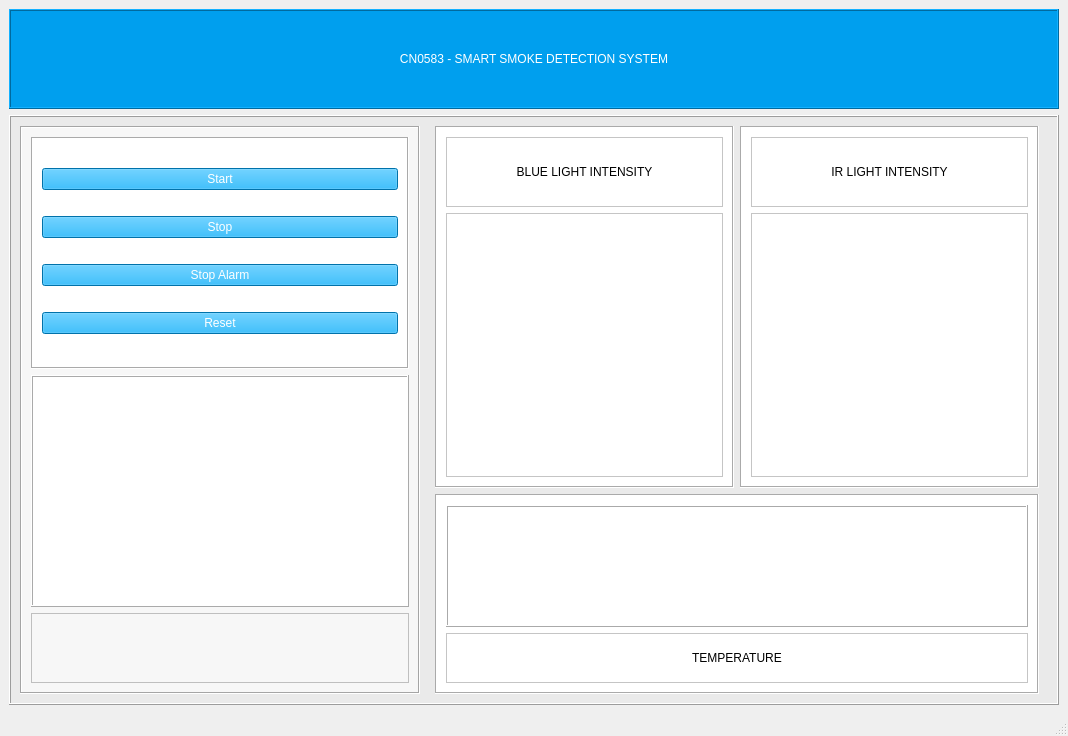
<?xml version="1.0" encoding="UTF-8"?>
<ui version="4.0">
 <class>MainWindow</class>
 <widget class="QMainWindow" name="MainWindow">
  <property name="geometry">
   <rect>
    <x>0</x>
    <y>0</y>
    <width>1068</width>
    <height>736</height>
   </rect>
  </property>
  <property name="windowTitle">
   <string>MainWindow</string>
  </property>
  <widget class="QWidget" name="mainwindowtitle">
   <layout class="QVBoxLayout" name="verticalLayout">
    <item>
     <widget class="QFrame" name="titleframe">
      <property name="maximumSize">
       <size>
        <width>16777215</width>
        <height>100</height>
       </size>
      </property>
      <property name="styleSheet">
       <string notr="true">background-color: rgb(0, 159, 238);</string>
      </property>
      <property name="frameShape">
       <enum>QFrame::Shape::Box</enum>
      </property>
      <property name="frameShadow">
       <enum>QFrame::Shadow::Raised</enum>
      </property>
      <layout class="QVBoxLayout" name="verticalLayout_2">
       <item>
        <widget class="QLabel" name="title">
         <property name="styleSheet">
          <string notr="true">font: 600 40pt &quot;Barlow Condensed SemiBold&quot;;
color: rgb(255, 255, 255);</string>
         </property>
         <property name="text">
          <string>CN0583 - SMART SMOKE DETECTION SYSTEM</string>
         </property>
         <property name="alignment">
          <set>Qt::AlignmentFlag::AlignCenter</set>
         </property>
        </widget>
       </item>
      </layout>
     </widget>
    </item>
    <item>
     <widget class="QFrame" name="bgframe">
      <property name="styleSheet">
       <string notr="true">background-color: rgb(234, 234, 234);</string>
      </property>
      <property name="frameShape">
       <enum>QFrame::Shape::Box</enum>
      </property>
      <property name="frameShadow">
       <enum>QFrame::Shadow::Raised</enum>
      </property>
      <layout class="QHBoxLayout" name="horizontalLayout">
       <item>
        <widget class="QFrame" name="leftframe">
         <property name="maximumSize">
          <size>
           <width>400</width>
           <height>16777215</height>
          </size>
         </property>
         <property name="styleSheet">
          <string notr="true">background-color: rgb(247, 247, 247);</string>
         </property>
         <property name="frameShape">
          <enum>QFrame::Shape::Box</enum>
         </property>
         <property name="frameShadow">
          <enum>QFrame::Shadow::Sunken</enum>
         </property>
         <layout class="QVBoxLayout" name="verticalLayout_3">
          <item>
           <widget class="QFrame" name="buttonframe">
            <property name="styleSheet">
             <string notr="true">background-color: rgb(255, 255, 255);</string>
            </property>
            <property name="frameShape">
             <enum>QFrame::Shape::Box</enum>
            </property>
            <property name="frameShadow">
             <enum>QFrame::Shadow::Sunken</enum>
            </property>
            <layout class="QVBoxLayout" name="verticalLayout_4">
             <item>
              <widget class="QPushButton" name="startbutton">
               <property name="styleSheet">
                <string notr="true">background-color: rgb(0, 159, 238);
color: rgb(255, 255, 255);
font: 600 30pt &quot;Barlow SemiBold&quot;;</string>
               </property>
               <property name="text">
                <string>Start</string>
               </property>
              </widget>
             </item>
             <item>
              <widget class="QPushButton" name="stopbutton">
               <property name="styleSheet">
                <string notr="true">background-color: rgb(0, 159, 238);
color: rgb(255, 255, 255);
font: 600 30pt &quot;Barlow SemiBold&quot;;</string>
               </property>
               <property name="text">
                <string>Stop</string>
               </property>
              </widget>
             </item>
             <item>
              <widget class="QPushButton" name="stopalarmbutton">
               <property name="styleSheet">
                <string notr="true">background-color: rgb(0, 159, 238);
color: rgb(255, 255, 255);
font: 600 30pt &quot;Barlow SemiBold&quot;;</string>
               </property>
               <property name="text">
                <string>Stop Alarm</string>
               </property>
              </widget>
             </item>
             <item>
              <widget class="QPushButton" name="resetbutton">
               <property name="styleSheet">
                <string notr="true">background-color: rgb(0, 159, 238);
color: rgb(255, 255, 255);
font: 600 30pt &quot;Barlow SemiBold&quot;;</string>
               </property>
               <property name="text">
                <string>Reset</string>
               </property>
              </widget>
             </item>
            </layout>
           </widget>
          </item>
          <item>
           <widget class="QFrame" name="alarmframe">
            <property name="maximumSize">
             <size>
              <width>16777215</width>
              <height>300</height>
             </size>
            </property>
            <property name="styleSheet">
             <string notr="true">background-color: rgb(255, 255, 255);</string>
            </property>
            <property name="frameShape">
             <enum>QFrame::Shape::Box</enum>
            </property>
            <property name="frameShadow">
             <enum>QFrame::Shadow::Raised</enum>
            </property>
            <layout class="QHBoxLayout" name="horizontalLayout_2">
             <item>
              <layout class="QVBoxLayout" name="verticalLayout_14"/>
             </item>
            </layout>
           </widget>
          </item>
          <item>
           <widget class="QFrame" name="frame_17">
            <property name="maximumSize">
             <size>
              <width>16777215</width>
              <height>70</height>
             </size>
            </property>
            <property name="frameShape">
             <enum>QFrame::Shape::StyledPanel</enum>
            </property>
            <property name="frameShadow">
             <enum>QFrame::Shadow::Raised</enum>
            </property>
            <layout class="QVBoxLayout" name="verticalLayout_13">
             <item>
              <widget class="QLabel" name="label_7">
               <property name="text">
                <string/>
               </property>
              </widget>
             </item>
            </layout>
           </widget>
          </item>
         </layout>
        </widget>
       </item>
       <item>
        <widget class="QFrame" name="leftframe_2">
         <property name="frameShape">
          <enum>QFrame::Shape::NoFrame</enum>
         </property>
         <property name="frameShadow">
          <enum>QFrame::Shadow::Raised</enum>
         </property>
         <layout class="QGridLayout" name="gridLayout">
          <property name="topMargin">
           <number>0</number>
          </property>
          <property name="bottomMargin">
           <number>0</number>
          </property>
          <item row="0" column="0">
           <widget class="QFrame" name="bluemainframe">
            <property name="styleSheet">
             <string notr="true">background-color: rgb(255, 255, 255);</string>
            </property>
            <property name="frameShape">
             <enum>QFrame::Shape::Box</enum>
            </property>
            <property name="frameShadow">
             <enum>QFrame::Shadow::Sunken</enum>
            </property>
            <layout class="QVBoxLayout" name="verticalLayout_9">
             <item>
              <widget class="QFrame" name="bluenameframe">
               <property name="maximumSize">
                <size>
                 <width>16777215</width>
                 <height>70</height>
                </size>
               </property>
               <property name="frameShape">
                <enum>QFrame::Shape::StyledPanel</enum>
               </property>
               <property name="frameShadow">
                <enum>QFrame::Shadow::Raised</enum>
               </property>
               <layout class="QVBoxLayout" name="verticalLayout_11">
                <item>
                 <widget class="QLabel" name="bluename">
                  <property name="styleSheet">
                   <string notr="true">font: 600 26pt &quot;Barlow SemiBold&quot;;</string>
                  </property>
                  <property name="text">
                   <string>BLUE LIGHT INTENSITY</string>
                  </property>
                  <property name="alignment">
                   <set>Qt::AlignmentFlag::AlignCenter</set>
                  </property>
                 </widget>
                </item>
               </layout>
              </widget>
             </item>
             <item>
              <widget class="QFrame" name="bluegraph">
               <property name="frameShape">
                <enum>QFrame::Shape::StyledPanel</enum>
               </property>
               <property name="frameShadow">
                <enum>QFrame::Shadow::Raised</enum>
               </property>
               <layout class="QVBoxLayout" name="verticalLayout_15">
                <item>
                 <layout class="QVBoxLayout" name="verticalLayout_19"/>
                </item>
               </layout>
              </widget>
             </item>
            </layout>
           </widget>
          </item>
          <item row="0" column="1">
           <widget class="QFrame" name="irmainframe">
            <property name="styleSheet">
             <string notr="true">background-color: rgb(255, 255, 255);</string>
            </property>
            <property name="frameShape">
             <enum>QFrame::Shape::Box</enum>
            </property>
            <property name="frameShadow">
             <enum>QFrame::Shadow::Sunken</enum>
            </property>
            <layout class="QVBoxLayout" name="verticalLayout_10">
             <item>
              <widget class="QFrame" name="irnameframe">
               <property name="maximumSize">
                <size>
                 <width>16777215</width>
                 <height>70</height>
                </size>
               </property>
               <property name="frameShape">
                <enum>QFrame::Shape::StyledPanel</enum>
               </property>
               <property name="frameShadow">
                <enum>QFrame::Shadow::Raised</enum>
               </property>
               <layout class="QVBoxLayout" name="verticalLayout_12">
                <item>
                 <widget class="QLabel" name="irname">
                  <property name="styleSheet">
                   <string notr="true">font: 600 26pt &quot;Barlow SemiBold&quot;;</string>
                  </property>
                  <property name="text">
                   <string>IR LIGHT INTENSITY</string>
                  </property>
                  <property name="alignment">
                   <set>Qt::AlignmentFlag::AlignCenter</set>
                  </property>
                 </widget>
                </item>
               </layout>
              </widget>
             </item>
             <item>
              <widget class="QFrame" name="irgraph">
               <property name="frameShape">
                <enum>QFrame::Shape::StyledPanel</enum>
               </property>
               <property name="frameShadow">
                <enum>QFrame::Shadow::Raised</enum>
               </property>
               <layout class="QVBoxLayout" name="verticalLayout_21">
                <item>
                 <layout class="QVBoxLayout" name="verticalLayout_20"/>
                </item>
               </layout>
              </widget>
             </item>
            </layout>
           </widget>
          </item>
          <item row="1" column="0" colspan="2">
           <widget class="QFrame" name="tempmainframe">
            <property name="maximumSize">
             <size>
              <width>16777215</width>
              <height>200</height>
             </size>
            </property>
            <property name="styleSheet">
             <string notr="true">background-color: rgb(255, 255, 255);</string>
            </property>
            <property name="frameShape">
             <enum>QFrame::Shape::Box</enum>
            </property>
            <property name="frameShadow">
             <enum>QFrame::Shadow::Sunken</enum>
            </property>
            <layout class="QVBoxLayout" name="verticalLayout_5">
             <item>
              <widget class="QFrame" name="temp">
               <property name="frameShape">
                <enum>QFrame::Shape::Box</enum>
               </property>
               <property name="frameShadow">
                <enum>QFrame::Shadow::Raised</enum>
               </property>
               <layout class="QHBoxLayout" name="horizontalLayout_4">
                <item>
                 <layout class="QVBoxLayout" name="verticalLayout_16"/>
                </item>
               </layout>
              </widget>
             </item>
             <item>
              <widget class="QFrame" name="tempnameframe">
               <property name="maximumSize">
                <size>
                 <width>16777215</width>
                 <height>50</height>
                </size>
               </property>
               <property name="frameShape">
                <enum>QFrame::Shape::StyledPanel</enum>
               </property>
               <property name="frameShadow">
                <enum>QFrame::Shadow::Raised</enum>
               </property>
               <layout class="QVBoxLayout" name="verticalLayout_7">
                <item>
                 <widget class="QLabel" name="tempname">
                  <property name="styleSheet">
                   <string notr="true">font: 600 26pt &quot;Barlow SemiBold&quot;;</string>
                  </property>
                  <property name="text">
                   <string>TEMPERATURE</string>
                  </property>
                  <property name="alignment">
                   <set>Qt::AlignmentFlag::AlignCenter</set>
                  </property>
                 </widget>
                </item>
               </layout>
              </widget>
             </item>
            </layout>
           </widget>
          </item>
         </layout>
        </widget>
       </item>
      </layout>
     </widget>
    </item>
   </layout>
  </widget>
  <widget class="QMenuBar" name="menubar">
   <property name="geometry">
    <rect>
     <x>0</x>
     <y>0</y>
     <width>1068</width>
     <height>22</height>
    </rect>
   </property>
  </widget>
  <widget class="QStatusBar" name="statusbar"/>
 </widget>
 <resources/>
 <connections/>
</ui>
